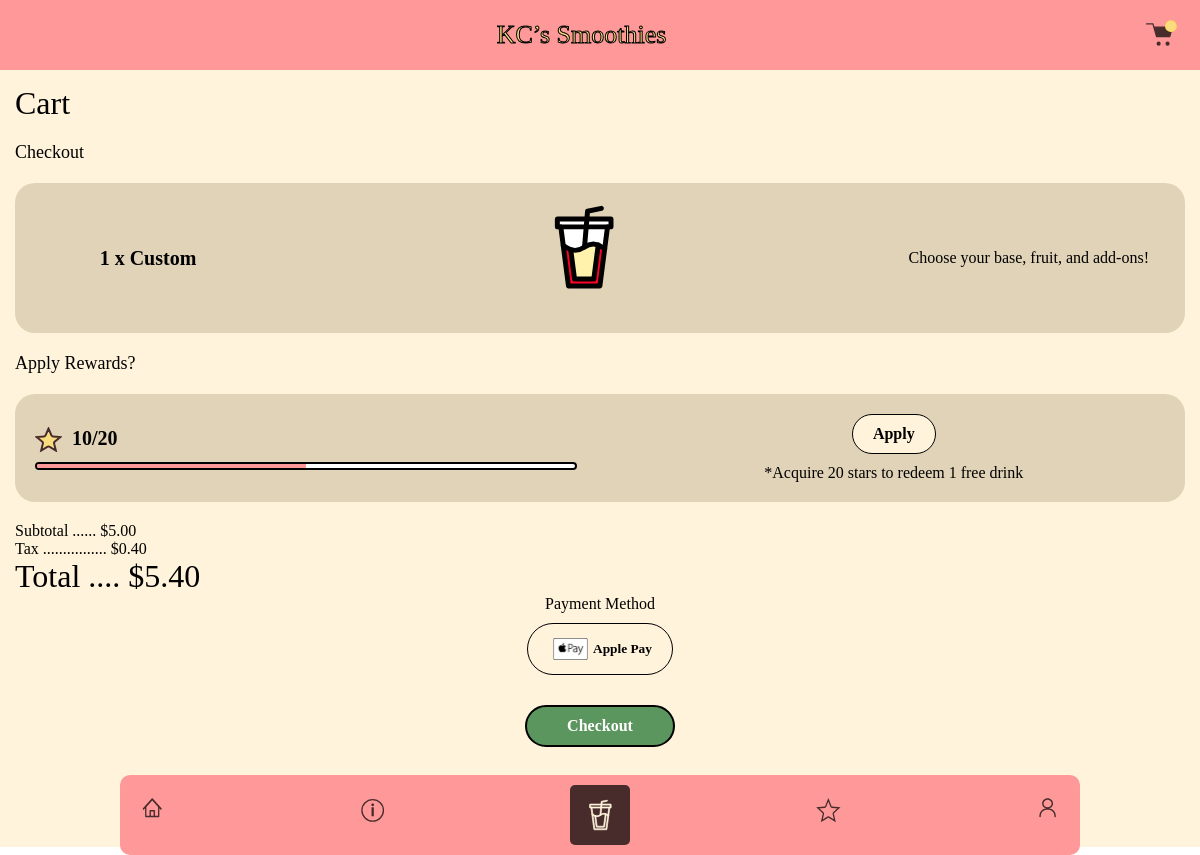
Screenshot of /order/detail.php?id=6 with the database file from the repository.
### tables this page shows
CREATE TABLE `menu` (
  `id` int(11) NOT NULL,
  `title` varchar(100) DEFAULT NULL,
  `img` varchar(255) DEFAULT NULL,
  `add_ons` text,
  `price` decimal(10,2) DEFAULT NULL,
  `category` varchar(250) NOT NULL,
  `description` varchar(250) NOT NULL
);

### order/detail.php (the view, shortened to what this page needs)
<?php require '../dbconnect.php'; ?>
<!doctype html>
<html lang="en">
<head>
    <link rel="stylesheet" href="../css/style.css">
    <link rel="stylesheet" href="../css/order/checkout.css">
</head>
<body>
<header>
    <div>KC’s Smoothies</div>
    <div><img src="../image/home_assets/icons/cart_full.svg" height="29" width="37"/></div>
</header>
<div class="content">
    <div class="title">Cart</div>
    <p class="sm_title">Checkout</p>
    <?php
    if (isset($_GET['id'])) {
        $itemId = $_GET['id'];
    } else {
        echo "No smoothie selected.";
        exit;
    }
    try {
        $sql = "SELECT * FROM menu WHERE id = :id";
        $stmt = $conn->prepare($sql);
        $stmt->bindParam(':id', $itemId, PDO::PARAM_INT);
        $stmt->execute();
        $item = $stmt->fetch(PDO::FETCH_ASSOC);
    } catch (PDOException $e) {
        echo "Error: " . $e->getMessage();
        exit;
    }
    if ($item) {
        echo "<div class='cart_con'>";
        echo "<div class='cart_text'>1 x " . htmlspecialchars($item['title']) . "</div>";
        echo "<div class='cart_con_left'><img src='../image/home_assets/icons/" . htmlspecialchars($item['img']) . "'/></div>";
        echo "<div class='cart_con_right'>";
        echo "<p>" . htmlspecialchars($item['description']) . "</p>";
        echo "</div>";
        echo "</div>";
    } else {
        echo "Smoothie not found.";
    }
    ?>
    <div class="sm_title">Apply Rewards?</div>
    <div class="cart_star">
        <div class="cart_star_left">
            <div>
                <img src="../image/rewards_assets/rewards_star_icon_full.svg" height="25" width="27" style="margin-right: 10px"/>
                <span>10/20</span>
            </div>
            <div class="star_line"></div>
        </div>
        <div class="cart_star_right">
            <div class="Apply_btn">Apply</div>
            <div> *Acquire 20 stars to redeem 1 free drink</div>
        </div>
    </div>
    <?php
    $taxRate = 0.08;
    $subtotal = $item['price'];
    $tax = $subtotal * $taxRate;
    $total = $subtotal + $tax;
    echo "<div class='price'>";
    echo "    <div>";
    echo "        <p>Subtotal ...... $" . number_format($subtotal, 2) . "</p>";
    echo "        <p>Tax ................ $" . number_format($tax, 2) . "</p>";
    echo "        <p class='title'>Total .... $" . number_format($total, 2) . "</p>";
    echo "    </div>";
    echo "</div>";
    ?>
    <div class="price_right">
        <p>Payment Method</p>
            <div class="pay_btn">
                <button class="apple-pay">
                    <div class="button-content">
                        <p> Apple Pay </p>
                        <img src="../image/cart_assets/apple_pay.svg"/>
                    </div>
                </button>
            </div>
    </div>
    <div class="btn_con">
        <div class="btn_l" id="continueButton">Checkout</div>
    </div>
</div>
<menu>
    <div id="home">
        <img src="../image/home_assets/icons/home_icon_neutral.svg" height="25"/>
    </div>
    <div id="map">
        <img src="../image/home_assets/icons/map_icon_neutral.svg" height="30"/>
    </div>
    <div class="active" id="order">
        <img src="../image/home_assets/icons/order_icon_selected.svg" height="40"/>
    </div>
    <div id="rewards">
        <img src="../image/home_assets/icons/rewards_icon_neutral.svg" height="30"/>
    </div>
    <div id="account">
        <img src="../image/home_assets/icons/account_icon_neutral.svg" height="25"/>
    </div>
</menu>
</body>
</html>

### css/style.css (style rules this page uses)
* { padding: 0; margin: 0; box-sizing: border-box; }
img { display: block; }
header { background: #FF9999; display: flex; justify-content: space-between; font-family: 'PermanentMarker-Regular'; color: #F8DD80; -webkit-text-stroke: 1px black; padding: 20px; font-size: 26px; }
.content { width: 100%; overflow-y: auto; background: #FFF3DB; }
menu { background: #FF9999; display: flex; text-align: center; font-family: "Poppins"; }
menu img { margin: auto; }
menu>div { padding: 10px; border-radius: 5px; }
.active { background: #482C2C; color: white; }
.sm_title { font-size: 18px; margin-top: 20px; }
.content { height: calc(100vh - 78px); padding: 15px 15px 100px 15px; }
menu { justify-content: space-between; padding: 10px; width: 960px; margin: auto; position: absolute; left: 50%; bottom: 0px; transform: translateX(-50%); border-radius: 10px; }

### css/order/checkout.css (style rules this page uses)
html { font-family: "Poppins"; }
.title { font-family: 'Fredoka'; font-size: 2rem; }
.cart_con { padding: 20px; margin-top: 20px; background: #E1D3B7; display: flex; justify-content: space-between; align-items: center; border-radius: 20px; }
.cart_con_right { max-width: 70%; padding-right: 1rem; display: flex; align-items: flex-end; flex-direction: column; }
.cart_text { width: 20%; display: flex; align-items: center; justify-content: center; font-size: 20px; font-weight: bold; }
.btn_con { text-align: center; margin-top: 20px; }
.btn_l { display: inline-block; padding: 10px 40px; background: #5B965E; color: white; font-weight: bold; border-radius: 50px; border: 2px solid black; }
.cart_star { padding: 20px; margin-top: 20px; background: #E1D3B7; display: flex; justify-content: space-between; align-items: center; border-radius: 20px; }
.cart_star>div { width: 48%; }
.cart_star_left>div { display: flex; justify-content: flex-start; font-size: 20px; font-weight: bold; }
.apple-pay { display: inline-block; background: #FFF3DB; padding: 10px 20px; border-radius: 50px; border: 1px solid black; font-weight: bold; background: #FFF3DB; margin-bottom: 10px; cursor: pointer; margin-top: 10px; font-family: "Poppins"; }
.button-content { display: flex; justify-content: space-around; align-items: center; flex-direction: row-reverse; }
.button-content>img { height: 30px; width: 45px; padding: .25rem; }
.star_line { width: 100%; height: 8px; background: white; border: 2px solid black; margin-top: 10px; border-radius: 5px; position: relative; overflow: hidden; }
.star_line:before { content: ''; background: #FF9999; width: 50%; height: 100%; position: absolute; left: 0; top: 0; }
.Apply_btn { display: inline-block; background: #FFF3DB; padding: 10px 20px; border-radius: 50px; border: 1px solid black; font-weight: bold; background: #FFF3DB; margin-bottom: 10px; }
.cart_star_right { text-align: center; }
.price { display: flex; justify-content: space-between; margin-top: 20px; }
.price>div { width: 49%; }
.price_right { text-align: center; }
#continueButton { cursor: pointer; }

### rows the page displays
menu: title "Custom", img (picture), description "Choose your base, fruit, and add-ons!", price "5.00", price "0.40", price "5.40"
